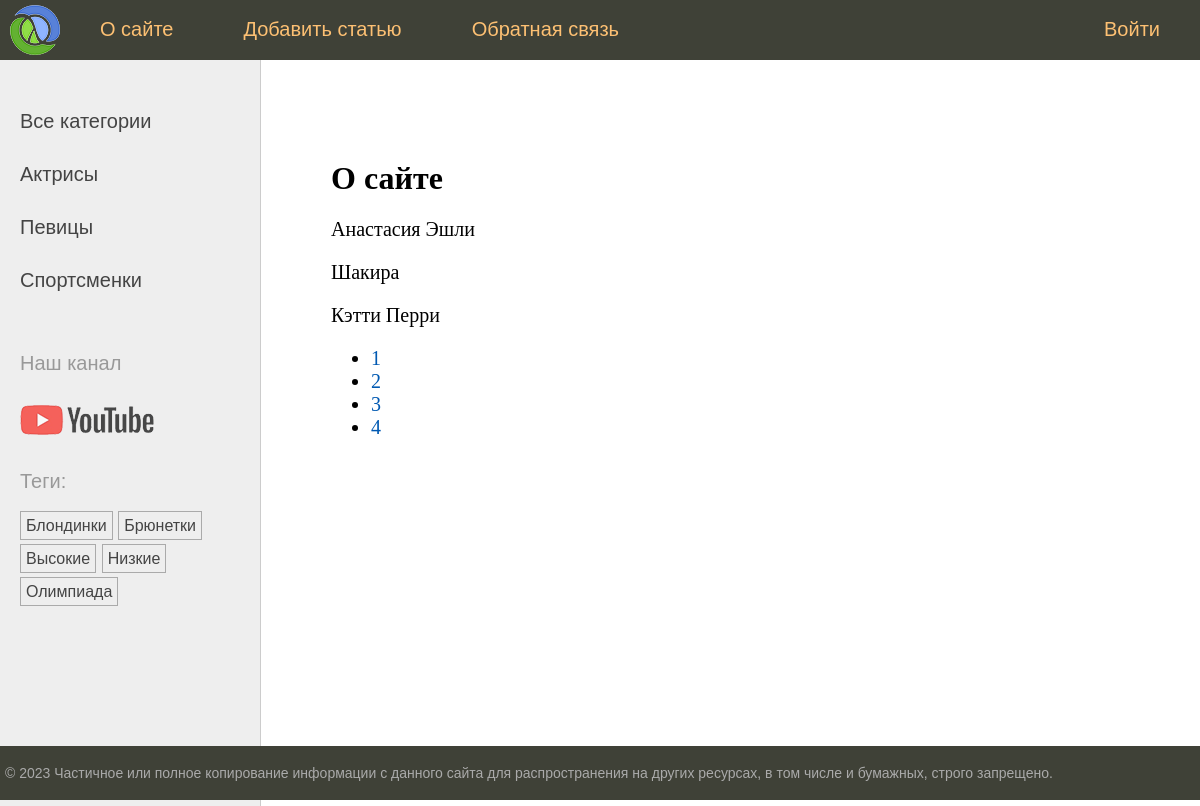
The page /about/ on the database its author committed.
### women/models.py (models this page shows, shortened)
class Category(models.Model):
    name = models.CharField(max_length=100, db_index=True, verbose_name="Категория")
    slug = models.SlugField(max_length=255, unique=True)
    class Meta:
        verbose_name = "Категория"
        verbose_name_plural = "Категории"
    def get_absolute_url(self):
        return reverse("category", kwargs={"cat_slug": self.slug})

class TagPost(models.Model):
    tag = models.CharField(max_length=100, db_index=True)
    slug = models.SlugField(max_length=255, unique=True, db_index=True)
    def get_absolute_url(self):
        return reverse("tag", kwargs={"tag_slug": self.slug})

class Women(models.Model):
    class Status(models.IntegerChoices):
        DRAFT = 0, "Черновик"
        PUBLISHED = 1, "Опубликовано"
    title = models.CharField(max_length=255, verbose_name="Заголовок")
    slug = models.SlugField(max_length=255, unique=True)
    photo = models.ImageField(
        upload_to="photos/%Y/%m/%d",
        default=None,
        blank=True,
        null=True,
        verbose_name="Фото",
    )
    content = models.TextField(blank=True, verbose_name="Текст статьи")
    time_create = models.DateTimeField(
        auto_now_add=True,
        verbose_name="Время создания",
    )
    time_update = models.DateTimeField(
        auto_now=True,
        verbose_name="Время изменения",
    )
    is_published = models.IntegerField(
        choices=Status.choices,
        default=Status.DRAFT,
        verbose_name="Статус",
    )
    cat = models.ForeignKey(
        "Category",
        on_delete=models.PROTECT,
        related_name="posts",
        verbose_name="Категории",
    )
    tags = models.ManyToManyField(
        "TagPost",
        blank=True,
        related_name="tags",
        verbose_name="Тэги",
    )
    husband = models.OneToOneField(
        "Husband",
        on_delete=models.SET_NULL,
        null=True,
        blank=True,
        related_name="wuman",
        verbose_name="Муж",
    )
    objects = models.Manager()
    published = PublishedModel()
    class Meta:
        verbose_name = "Известные женщины"
        verbose_name_plural = "Известные женщины"
        ordering = ["-time_create"]
        indexes = [models.Index(fields=["-time_create"])]
    def __str__(self):
        return self.title

### women/views.py (the view)
# urls.py: path("about/", views.about, name="about"),
def about(request: HttpRequest) -> HttpResponse:
    contact_list = Women.published.all()
    paginator = Paginator(contact_list, 3)
    page_number = request.GET.get("page")
    page_obj = paginator.get_page(page_number)
    data = {"page_obj": page_obj, "menu": menu, "title": "О сайте"}
    return render(request, "women/about.html", context=data)

### women/models.py (called while the page is built)
    def get_queryset(self) -> models.QuerySet:
        return super().get_queryset().filter(is_published=Women.Status.PUBLISHED)

### women/templatetags/women_tags.py (called while the page is built)
@register.inclusion_tag("women/list_categories.html")
def show_categories(cat_selected_id=0):
    cats = Category.objects.annotate(total=Count("posts")).filter(total__gt=0)
    return {"cats": cats, "cat_selected": cat_selected_id}

@register.inclusion_tag("women/list_tags.html")
def show_all_tags():
    tags = TagPost.objects.annotate(total=Count("tags")).filter(total__gt=0)
    return {"tags": tags}

### women/templates/women/about.html
{% extends "base.html" %}
{% block content %}
<h1>{{ title }}</h1>
{% for contact in page_obj %}
    {{ contact }}</p>
{% endfor %}
<nav>
    <ul>
        {% for p in page_obj.paginator.page_range %}
            <li>
                <a href="?page={{ p }}">{{ p }}</a>
            </li>
        {% endfor %}
    </ul>
</nav>
{% endblock %}

### women/templates/women/list_categories.html
{% for cat in cats %}
    {% if cat.id == cat_selected %}
        <li class="selected">{{ cat.name }}</li>
    {% else %}
        <li><a href="{{ cat.get_absolute_url }}">{{ cat.name }}</a></li>
    {% endif %}
{% endfor %}

### women/templates/women/list_tags.html
{% if tags %}
    Теги: </p>
    <ul class="tags-list">
        {% for t in tags %}
            <li><a href="{{ t.get_absolute_url }}">{{ t.tag }}</a></li>
        {% endfor %}
    </ul>
{% endif %}

### women/static/women/css/styles.css (style rules this page uses)
html, body { font-family: 'Arial'; margin: 0; padding: 0; height: 100%; width: 100%; color: #444; }
a { color: #0059b2; text-decoration: none; }
.left-chapters ul { width: 230px; margin: 0; padding: 20px 10px 10px 20px; list-style: none; font-size: 20px; }
.left-chapters ul li { margin: 30px 0 0 0; color: #999; }
.left-chapters ul li a { color: #444; text-decoration: none; }
ul.tags-list { width: 100%; margin: 0; padding: 0; list-style: none; }
ul.tags-list li { margin: 0; padding: 0 0 10px; display: inline-block; }
ul.tags-list li a { padding: 5px; font-size: 16px; border: 1px solid #aaa; }
.content-text h1 { font-size: 32px; }

### rows shown on the page
Category: name "Актрисы"
Category: name "Певицы"
Category: name "Спортсменки"
TagPost: tag "Блондинки"
TagPost: tag "Брюнетки"
TagPost: tag "Высокие"
TagPost: tag "Низкие"
TagPost: tag "Олимпиада"
Women: title "Анастасия Эшли"
Women: title "Шакира"
Women: title "Кэтти Перри"

### other values the page prints
{{ m.title }} "О сайте" "Добавить статью" "Обратная связь" "Войти"
{{ title }} "О сайте"
{{ p }} "1" "2" "3" "4"
